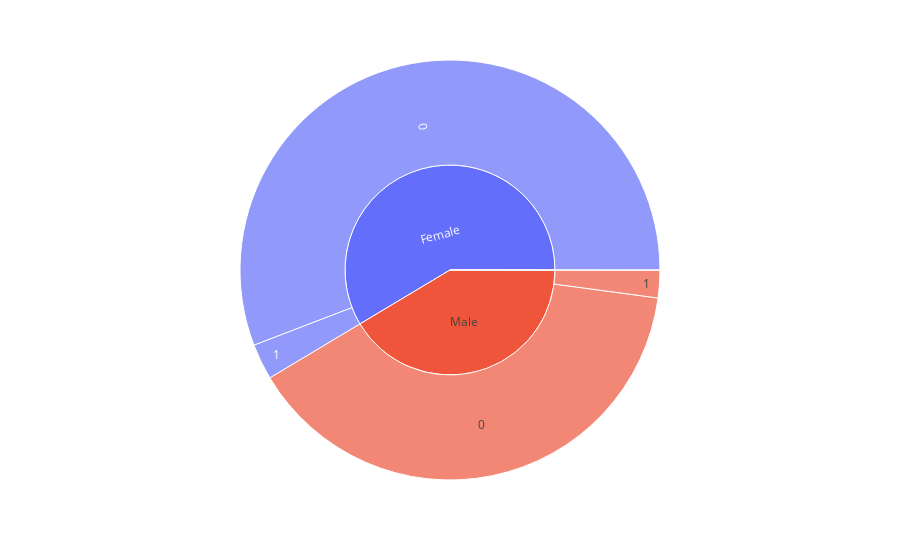

The notebook cell saved with this chart:
### Code cell
fig = px.sunburst(df, path=['gender', 'stroke'])
fig.show()

### Figure 1 — Plotly figure (JSON) as saved in the notebook; plotly's stock layout.template omitted (floating-point values rounded to 4 significant figures)
{"data": [{"branchvalues": "total", "domain": {"x": [0, 1], "y": [0, 1]}, "hovertemplate": "labels=%{label}<br>count=%{value}<br>parent=%{parent}<br>id=%{id}<extra></extra>", "ids": ["Female/0", "Male/0", "Other/0", "Female/1", "Male/1", "Female", "Male", "Other"], "labels": ["0", "0", "0", "1", "1", "Female", "Male", "Other"], "name": "", "parents": ["Female", "Male", "Other", "Female", "Male", "", "", ""], "type": "sunburst", "values": [2853, 2007, 1, 141, 108, 2994, 2115, 1]}], "layout": {"legend": {"tracegroupgap": 0}, "margin": {"t": 60}}}
